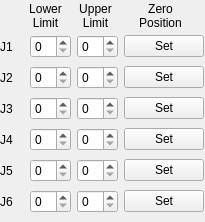
<?xml version="1.0" encoding="UTF-8"?>
<ui version="4.0">
 <class>DeveloperMode</class>
 <widget class="QWidget" name="DeveloperMode">
  <property name="geometry">
   <rect>
    <x>0</x>
    <y>0</y>
    <width>205</width>
    <height>222</height>
   </rect>
  </property>
  <property name="windowTitle">
   <string>Form</string>
  </property>
  <widget class="QLabel" name="labelUpperLimit">
   <property name="geometry">
    <rect>
     <x>70</x>
     <y>0</y>
     <width>51</width>
     <height>31</height>
    </rect>
   </property>
   <property name="text">
    <string>Upper
Limit</string>
   </property>
   <property name="alignment">
    <set>Qt::AlignCenter</set>
   </property>
  </widget>
  <widget class="QLabel" name="labelLowerLimit">
   <property name="geometry">
    <rect>
     <x>20</x>
     <y>0</y>
     <width>51</width>
     <height>31</height>
    </rect>
   </property>
   <property name="text">
    <string>Lower
Limit</string>
   </property>
   <property name="alignment">
    <set>Qt::AlignCenter</set>
   </property>
  </widget>
  <widget class="QLabel" name="labelZeroPosition">
   <property name="geometry">
    <rect>
     <x>130</x>
     <y>0</y>
     <width>61</width>
     <height>31</height>
    </rect>
   </property>
   <property name="text">
    <string>Zero
Position</string>
   </property>
   <property name="alignment">
    <set>Qt::AlignCenter</set>
   </property>
  </widget>
  <widget class="QWidget" name="">
   <property name="geometry">
    <rect>
     <x>0</x>
     <y>33</y>
     <width>204</width>
     <height>188</height>
    </rect>
   </property>
   <layout class="QGridLayout" name="gridLayout">
    <item row="0" column="0">
     <widget class="QLabel" name="labelJ1">
      <property name="text">
       <string>J1</string>
      </property>
     </widget>
    </item>
    <item row="0" column="1">
     <widget class="QSpinBox" name="spinBox"/>
    </item>
    <item row="0" column="2">
     <widget class="QSpinBox" name="spinBox_2"/>
    </item>
    <item row="0" column="3">
     <widget class="QPushButton" name="pushButton">
      <property name="text">
       <string>Set</string>
      </property>
     </widget>
    </item>
    <item row="1" column="0">
     <widget class="QLabel" name="label_4">
      <property name="text">
       <string>J2</string>
      </property>
     </widget>
    </item>
    <item row="1" column="1">
     <widget class="QSpinBox" name="spinBox_3"/>
    </item>
    <item row="1" column="2">
     <widget class="QSpinBox" name="spinBox_4"/>
    </item>
    <item row="1" column="3">
     <widget class="QPushButton" name="pushButton_2">
      <property name="text">
       <string>Set</string>
      </property>
     </widget>
    </item>
    <item row="2" column="0">
     <widget class="QLabel" name="label_5">
      <property name="text">
       <string>J3</string>
      </property>
     </widget>
    </item>
    <item row="2" column="1">
     <widget class="QSpinBox" name="spinBox_5"/>
    </item>
    <item row="2" column="2">
     <widget class="QSpinBox" name="spinBox_6"/>
    </item>
    <item row="2" column="3">
     <widget class="QPushButton" name="pushButton_3">
      <property name="text">
       <string>Set</string>
      </property>
     </widget>
    </item>
    <item row="3" column="0">
     <widget class="QLabel" name="label_6">
      <property name="text">
       <string>J4</string>
      </property>
     </widget>
    </item>
    <item row="3" column="1">
     <widget class="QSpinBox" name="spinBox_7"/>
    </item>
    <item row="3" column="2">
     <widget class="QSpinBox" name="spinBox_8"/>
    </item>
    <item row="3" column="3">
     <widget class="QPushButton" name="pushButton_5">
      <property name="text">
       <string>Set</string>
      </property>
     </widget>
    </item>
    <item row="4" column="0">
     <widget class="QLabel" name="label_7">
      <property name="text">
       <string>J5</string>
      </property>
     </widget>
    </item>
    <item row="4" column="1">
     <widget class="QSpinBox" name="spinBox_9"/>
    </item>
    <item row="4" column="2">
     <widget class="QSpinBox" name="spinBox_10"/>
    </item>
    <item row="4" column="3">
     <widget class="QPushButton" name="pushButton_6">
      <property name="text">
       <string>Set</string>
      </property>
     </widget>
    </item>
    <item row="5" column="0">
     <widget class="QLabel" name="label_8">
      <property name="text">
       <string>J6</string>
      </property>
     </widget>
    </item>
    <item row="5" column="1">
     <widget class="QSpinBox" name="spinBox_11"/>
    </item>
    <item row="5" column="2">
     <widget class="QSpinBox" name="spinBox_12"/>
    </item>
    <item row="5" column="3">
     <widget class="QPushButton" name="pushButton_4">
      <property name="text">
       <string>Set</string>
      </property>
     </widget>
    </item>
   </layout>
  </widget>
 </widget>
 <resources/>
 <connections/>
</ui>
